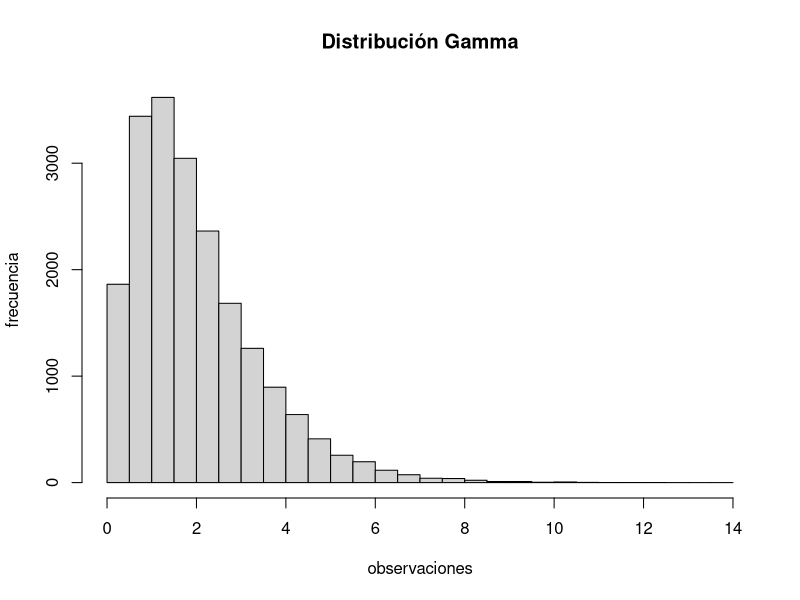
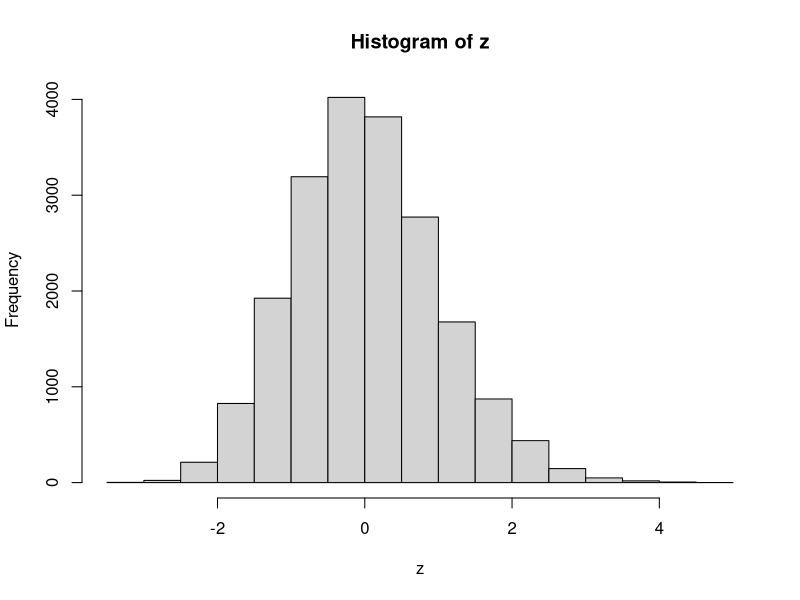
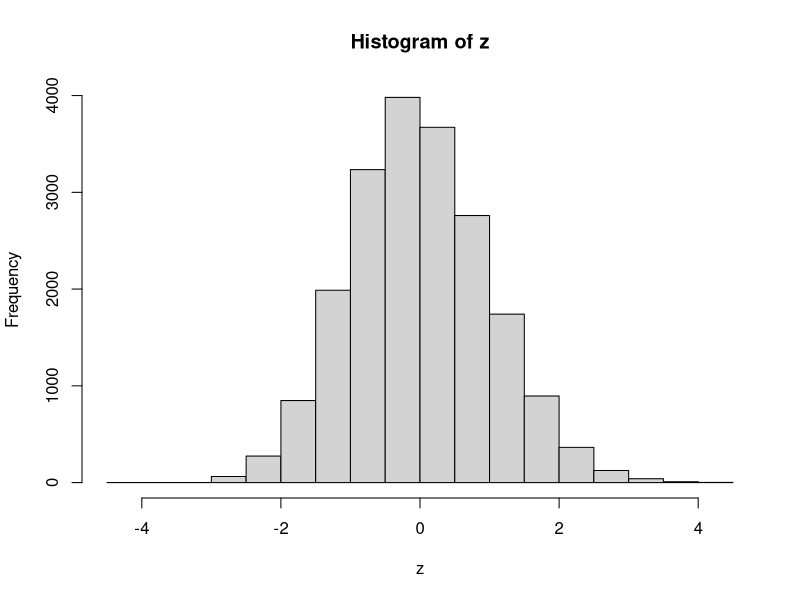
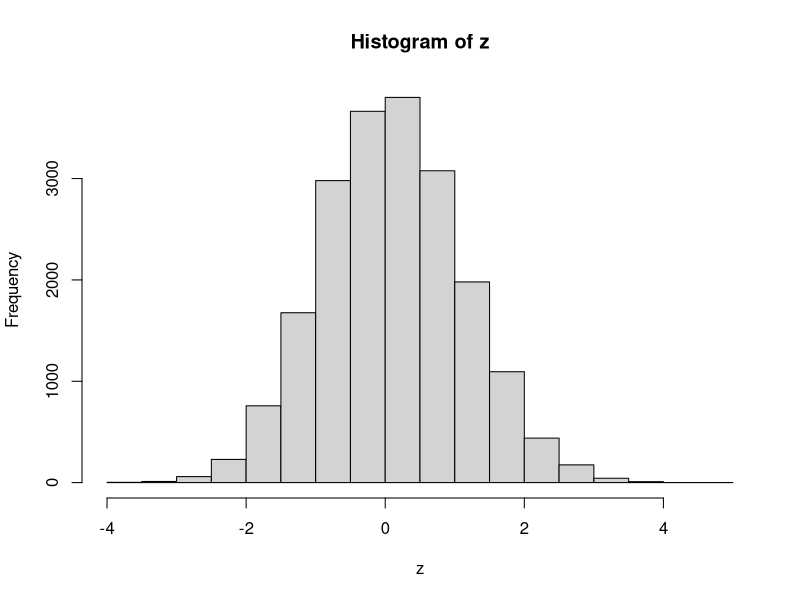
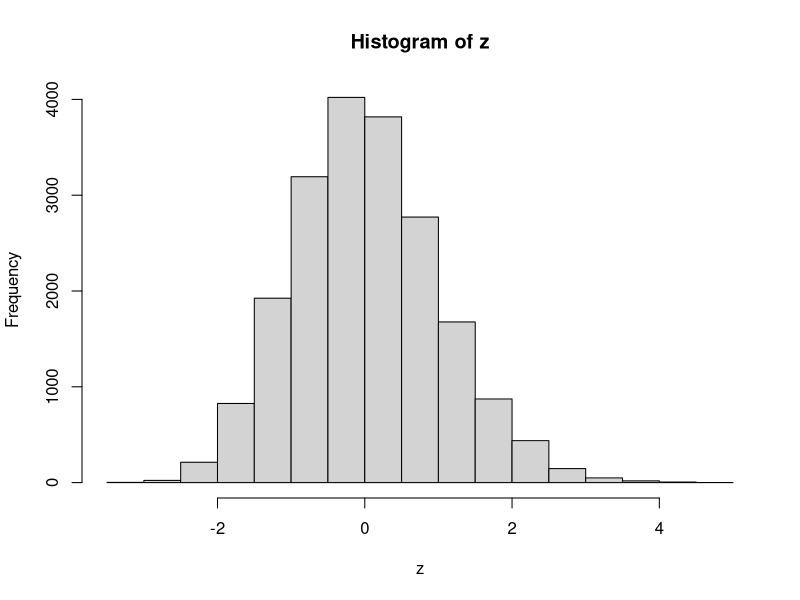
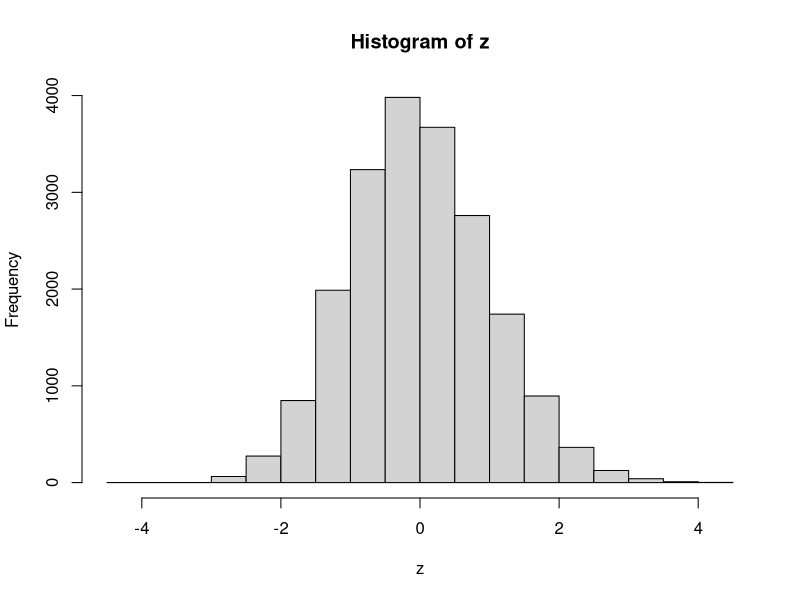
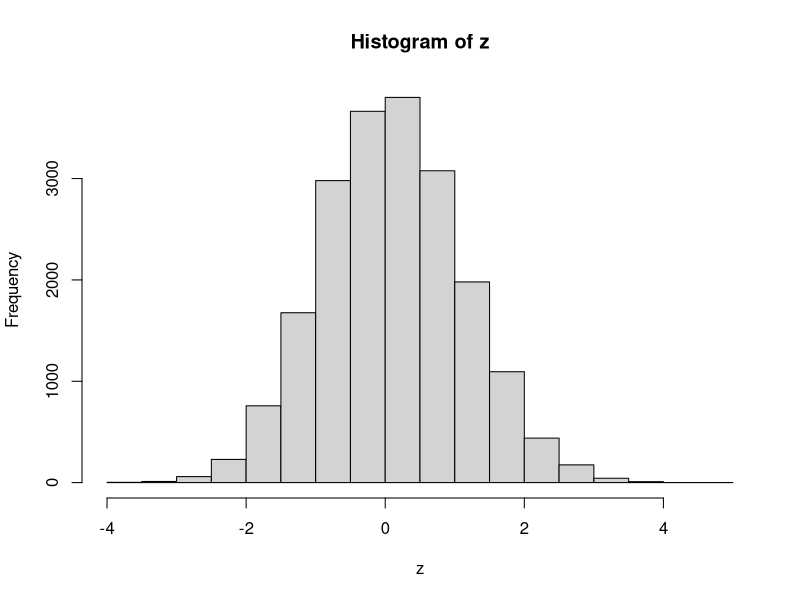

These charts were generated, in order, by the following R code: (Note: this script raises an error after producing the figures.)
## ---- chunk 1
knitr::opts_chunk$set(echo = TRUE)
## ---- chunk 2
n <- 1 : 12
f <- factorial(n)
stirling <- function(x) (2 * pi * n)^0.5 * (n / exp(1)) ^n
s <- stirling(n)
d <- f -s
dr <- d / f
data.frame(n, f, s, d, dr)
## ---- chunk 3
set.seed(20220118)
N <- 20000
x <- rgamma(N,shape=2,scale=1)
b <- seq(from=0, to=14, by=0.5)
out <- hist(x, breaks = b, xlab="observaciones", ylab="frecuencia", main="Distribución Gamma")
p_n <- out$density[5]-out$density[6]
p <- pgamma(2.5,2,1) - pgamma(2,2,1)
epsilon = p_n - p
## ---- chunk 4
set.seed(20220118)
simulaciones <- 20000
param <- c(.5, .7, .9)

t_muestra <- 30
m_gamma <- rgamma(simulaciones,shape=1,scale=3)
muestra <- c()
for ( i in 1 : simulaciones ) {
  muestra[i] = mean(sample(m_gamma, t_muestra, replace = TRUE))
}
z <- (muestra - 3) / sqrt(9/t_muestra)
hist(z)

t_muestra <- 100
m_gamma <- rgamma(simulaciones,shape=1,scale=3)
muestra <- c()
for ( i in 1 : simulaciones ) {
  muestra[i] = mean(sample(m_gamma, t_muestra, replace = TRUE))
}
z <- (muestra - 3) / sqrt(9/t_muestra)
hist(z)

t_muestra <- 500
m_gamma <- rgamma(simulaciones,shape=1,scale=3)
muestra <- c()
for ( i in 1 : simulaciones ) {
  muestra[i] = mean(sample(m_gamma, t_muestra, replace = TRUE))
}
z <- (muestra - 3) / sqrt(9/t_muestra)
hist(z)
## ---- chunk 5
set.seed(20220118)
simulaciones <- 20000
param <- c(1, 4, 8)

t_muestra <- 30
m_gamma <- rgamma(simulaciones,shape=1,scale=3)
muestra <- c()
for ( i in 1 : simulaciones ) {
  muestra[i] = mean(sample(m_gamma, t_muestra, replace = TRUE))
}
z <- (muestra - 3) / sqrt(9/t_muestra)
hist(z)

t_muestra <- 100
m_gamma <- rgamma(simulaciones,shape=1,scale=3)
muestra <- c()
for ( i in 1 : simulaciones ) {
  muestra[i] = mean(sample(m_gamma, t_muestra, replace = TRUE))
}
z <- (muestra - 3) / sqrt(9/t_muestra)
hist(z)

t_muestra <- 500
m_gamma <- rgamma(simulaciones,shape=1,scale=3)
muestra <- c()
for ( i in 1 : simulaciones ) {
  muestra[i] = mean(sample(m_gamma, t_muestra, replace = TRUE))
}
z <- (muestra - 3) / sqrt(9/t_muestra)
hist(z)
## ---- chunk 6
set.seed(20220118)
simulaciones <- 20000

t_muestra <- 30
m_binom <- rbinom(simulaciones,25,scale=3)
muestra <- c()
for ( i in 1 : simulaciones ) {
  muestra[i] = mean(sample(m_binom, t_muestra, replace = TRUE))
}
z <- (muestra - 3) / sqrt(9/t_muestra)
hist(z)

t_muestra <- 100
m_binom <- rbinom(simulaciones,shape=1,scale=3)
muestra <- c()
for ( i in 1 : simulaciones ) {
  muestra[i] = mean(sample(m_binom, t_muestra, replace = TRUE))
}
z <- (muestra - 3) / sqrt(9/t_muestra)
hist(z)

t_muestra <- 500
m_binom <- rbinom(simulaciones,shape=1,scale=3)
muestra <- c()
for ( i in 1 : simulaciones ) {
  muestra[i] = mean(sample(m_binom, t_muestra, replace = TRUE))
}
z <- (muestra - 3) / sqrt(9/t_muestra)
hist(z)
## ---- chunk 7
set.seed(20220118)
simulaciones <- 20000
alfa <- c(1, 3, 5)
beta <- c(3, 1, 5)

t_muestra <- 30
m_gamma <- rgamma(simulaciones,shape=1,scale=3)
muestra <- c()
for ( i in 1 : simulaciones ) {
  muestra[i] = mean(sample(m_gamma, t_muestra, replace = TRUE))
}
z <- (muestra - 3) / sqrt(9/t_muestra)
hist(z)

t_muestra <- 100
m_gamma <- rgamma(simulaciones,shape=1,scale=3)
muestra <- c()
for ( i in 1 : simulaciones ) {
  muestra[i] = mean(sample(m_gamma, t_muestra, replace = TRUE))
}
z <- (muestra - 3) / sqrt(9/t_muestra)
hist(z)

t_muestra <- 500
m_gamma <- rgamma(simulaciones,shape=1,scale=3)
muestra <- c()
for ( i in 1 : simulaciones ) {
  muestra[i] = mean(sample(m_gamma, t_muestra, replace = TRUE))
}
z <- (muestra - 3) / sqrt(9/t_muestra)
hist(z)
## ---- chunk 8
set.seed(20220118)
simulaciones <- 20000
theta1 <- c(1, 1/2, 3, 1/2)
theta2 <- c(1, 2, 1/3, 1/2)

t_muestra <- 30
m_gamma <- rgamma(simulaciones,shape=1,scale=3)
muestra <- c()
for ( i in 1 : simulaciones ) {
  muestra[i] = mean(sample(m_gamma, t_muestra, replace = TRUE))
}
z <- (muestra - 3) / sqrt(9/t_muestra)
hist(z)

t_muestra <- 100
m_gamma <- rgamma(simulaciones,shape=1,scale=3)
muestra <- c()
for ( i in 1 : simulaciones ) {
  muestra[i] = mean(sample(m_gamma, t_muestra, replace = TRUE))
}
z <- (muestra - 3) / sqrt(9/t_muestra)
hist(z)

t_muestra <- 500
m_gamma <- rgamma(simulaciones,shape=1,scale=3)
muestra <- c()
for ( i in 1 : simulaciones ) {
  muestra[i] = mean(sample(m_gamma, t_muestra, replace = TRUE))
}
z <- (muestra - 3) / sqrt(9/t_muestra)
hist(z)
